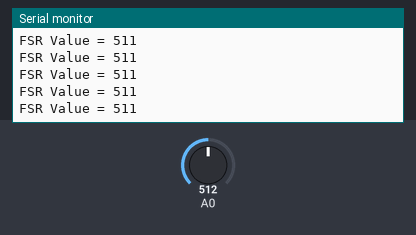
The sketch below on a simulated Arduino Uno, built with avr-gcc and run on an emulated ATmega328P. Shown: the last lines printed to the serial monitor. Inputs (shaded band) come from the test bench; at power-on: A0 = 512.

Above: at 1.2 s.
1.3 s: A0 set to 716
At 1.48 s:
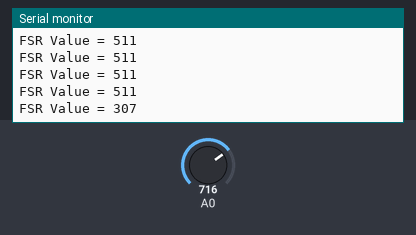
2.8 s: A0 set to 900
At 2.84 s:
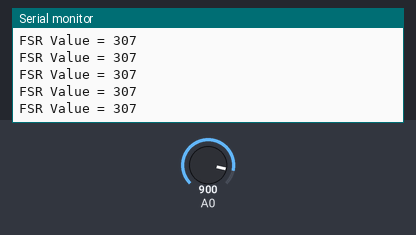
Timing chart, 0 to 5.8 s (numbered marks = the images above; inputs shaded):
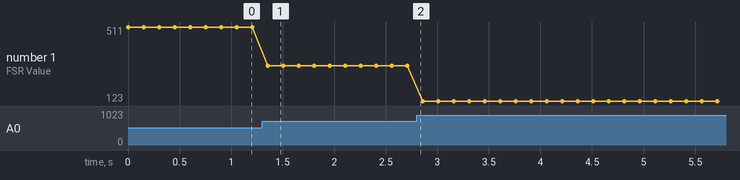

The sketch:

FSR_Test.ino
```cpp
int FSR; //Force sensative resistor


void setup() {
  // put your setup code here, to run once:
  Serial.begin(9600);


}

void loop() {
  // put your main code here, to run repeatedly:

FSR = 1023 - analogRead(A0);

Serial.print("FSR Value = ");
Serial.println(FSR);

delay(150);


}
```

Measured:
- after the input at 1.3 s, the serial monitor: prints a new line after 0.05 s (image 1)
- plotted number 1: 511 → 307 after the input at 1.3 s, 307 → 123 after the input at 2.8 s
